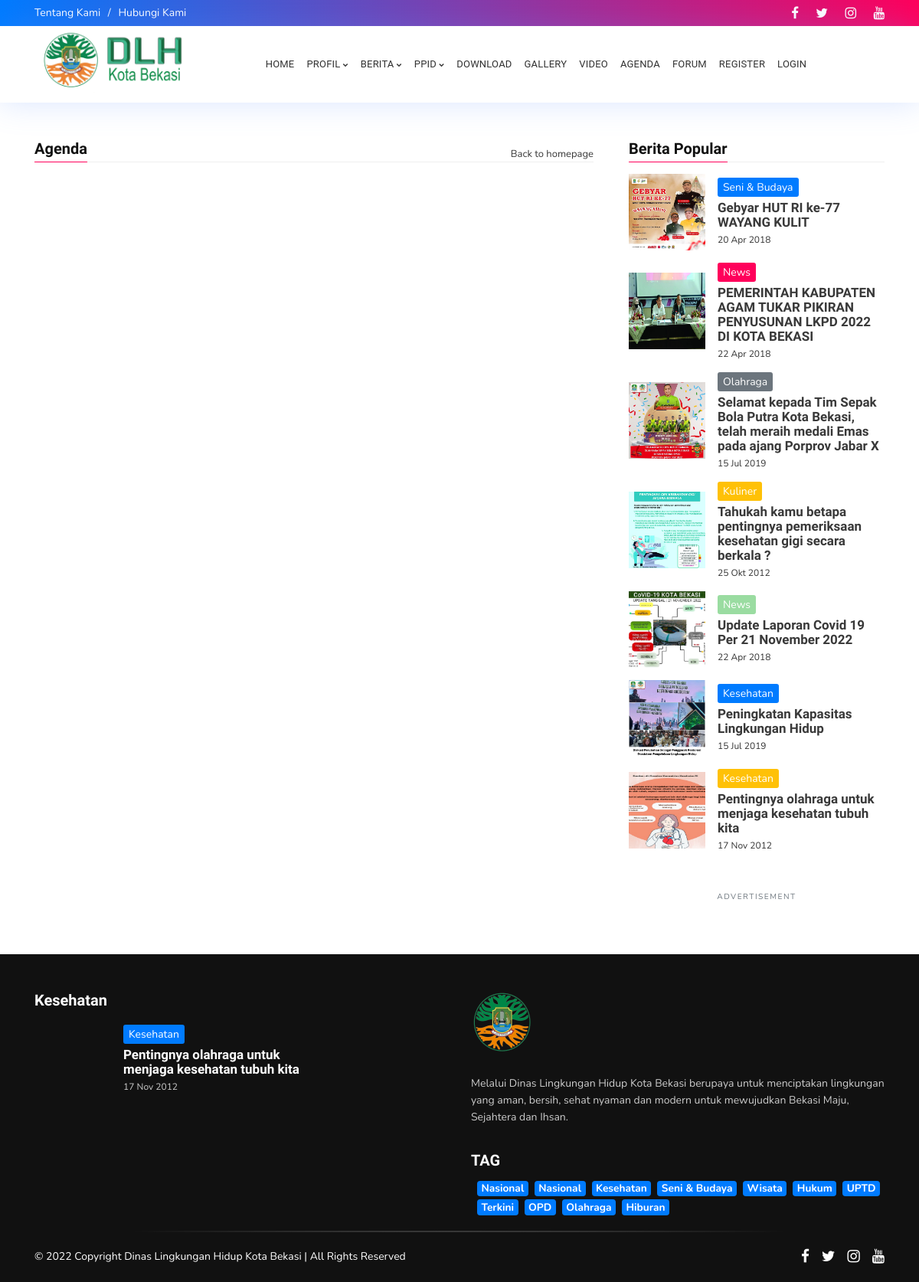
The page /index.php/agenda on the database its author committed.
### tables this page shows
CREATE TABLE `menu` (
  `id_menu` int(5) NOT NULL,
  `id_parent` int(5) NOT NULL DEFAULT '0',
  `nama_menu` varchar(255) NOT NULL,
  `link` varchar(100) NOT NULL,
  `aktif` enum('Ya','Tidak') NOT NULL DEFAULT 'Ya',
  `position` enum('Top','Bottom') DEFAULT 'Bottom',
  `urutan` int(3) NOT NULL
);

CREATE TABLE `logo` (
  `id_logo` int(5) NOT NULL,
  `gambar` varchar(100) NOT NULL
);

CREATE TABLE `berita` (
  `id_berita` int(5) NOT NULL,
  `id_kategori` int(5) NOT NULL,
  `username` varchar(30) NOT NULL,
  `judul` varchar(100) NOT NULL,
  `sub_judul` varchar(255) NOT NULL,
  `youtube` varchar(100) NOT NULL,
  `judul_seo` text NOT NULL,
  `headline` enum('Y','N') NOT NULL DEFAULT 'Y',
  `aktif` enum('Y','N') NOT NULL DEFAULT 'N',
  `utama` enum('Y','N') NOT NULL DEFAULT 'Y',
  `isi_berita` longtext NOT NULL,
  `keterangan_gambar` text NOT NULL,
  `hari` varchar(20) NOT NULL,
  `tanggal` date NOT NULL,
  `jam` time NOT NULL,
  `gambar` varchar(100) NOT NULL,
  `dibaca` int(5) NOT NULL DEFAULT '1',
  `tag` varchar(100) NOT NULL,
  `status` enum('Y','N') NOT NULL DEFAULT 'Y'
);

CREATE TABLE `kategori` (
  `id_kategori` int(5) NOT NULL,
  `nama_kategori` varchar(50) NOT NULL,
  `username` varchar(50) NOT NULL,
  `kategori_seo` varchar(100) NOT NULL,
  `aktif` enum('Y','N') NOT NULL DEFAULT 'Y',
  `sidebar` int(10) NOT NULL,
  `gambar_utama` text NOT NULL
);

CREATE TABLE `templates` (
  `id_templates` int(5) NOT NULL,
  `judul` varchar(100) NOT NULL,
  `username` varchar(50) NOT NULL,
  `pembuat` varchar(50) NOT NULL,
  `folder` varchar(50) NOT NULL,
  `aktif` enum('Y','N') NOT NULL DEFAULT 'N'
);

CREATE TABLE `identitas` (
  `id_identitas` int(5) NOT NULL,
  `nama_website` varchar(100) NOT NULL,
  `email` varchar(100) NOT NULL,
  `url` varchar(100) NOT NULL,
  `facebook` text NOT NULL,
  `rekening` varchar(100) NOT NULL,
  `no_telp` varchar(20) NOT NULL,
  `meta_deskripsi` varchar(250) NOT NULL,
  `meta_keyword` varchar(250) NOT NULL,
  `favicon` varchar(50) NOT NULL,
  `maps` text NOT NULL
);

CREATE TABLE `tag` (
  `id_tag` int(5) NOT NULL,
  `nama_tag` varchar(100) NOT NULL,
  `username` varchar(50) NOT NULL,
  `tag_seo` varchar(100) NOT NULL,
  `count` int(5) NOT NULL
);

### application/views/blackexpo-butterfly/widget/berita-popular.php (the view, shortened to what the rows shown need)
<div class="widget fbt_list_posts mb-5">
    <div class="widget-content">
        <?php
        $populer = $this->model_utama->view_join_two('berita','users','kategori','username','id_kategori',array('berita.status' => 'Y'),'dibaca','DESC',0,7);
        foreach ($populer->result_array() as $r2x):
            echo "<article class='post mb-3'>
                <div class='post-content media align-items-center'>
                    <div class='fbt-item-thumbnail clearfix'>
                        <a href='".base_url()."$r2x[judul_seo]'>";
                            if ($r2x['gambar'] ==''):
                                echo "<img alt='$r2x[judul]' class='post-thumbnail lazyloaded' data-src='".base_url()."asset/foto_berita/no-image.jpg'>";
                            else:
                                echo "<img alt='$r2x[judul]' class='post-thumbnail lazyloaded' data-src='".base_url()."/asset/foto_berita/$r2x[gambar]'>";
                            endif;
                        echo "</a>
                    </div>
                    <div class='ml-3 fbt-title-caption media-body'>
                        <span class='pp-post-tag'>$r2x[nama_kategori]</span>
                        <h3 class='post-title'>
                            <a href='".base_url()."$r2x[judul_seo]'>$r2x[judul]</a>
                        </h3>
                        <div class='post-meta'>
                            <span class='post-date published'>".tgl_indo($r2x['tanggal'])."</span>
                        </div>
                    </div>
                </div>
            </article>";
        endforeach;
        ?>
    </div>
</div>

### application/views/blackexpo-butterfly/header.php (shortened to what the rows shown need)
<div class="fbt-headline clearfix" id="headline">
    <div class="container">
        <div class="row align-items-center justify-content-between py-1 py-md-0">
            <div class="col-md-7 left-headline-content">
                <div class="fbt-left-headline" id="left-headline">
                    <ul class="nav justify-content-center justify-content-md-start">
                        <?php
                        $topmenu = $this->model_utama->view_where_ordering_limit('menu', array('position' => 'Top', 'aktif' => 'Ya'), 'urutan', 'ASC', 0, 5);
                        foreach ($topmenu->result_array() as $row) :
                            if (preg_match("/^http/", $row['link'])) :
                                echo "<li class='nav-item'><a class='nav-link' href='$row[link]'>$row[nama_menu]</a></li>";
                            else :
                                echo "<li class='nav-item'><a class='nav-link' href='" . base_url() . "$row[link]'>$row[nama_menu]</a></li>";
                            endif;
                        endforeach;
                        ?>
                    </ul>
                </div>
            </div>
        </div>
    </div>
</div>
<nav class="navbar navbar-expand-xl navbar-fbt fbt-nav-skin fbt_sticky_nav m-0">
    <div class="container nav-mobile-px clearfix">
        <div class="navbar-brand order-2 order-xl-1 m-auto">
            <a href="<?php echo base_url(); ?>">
                <?php
                $logo = $this->model_utama->view_ordering_limit('logo', 'id_logo', 'DESC', 0, 1);
                foreach ($logo->result_array() as $row) {
                    echo "<img src='" . base_url() . "asset/logo/$row[gambar]'/>";
                }
                ?>
        </div>
        <div class="collapse navbar-collapse order-4 order-xl-3 clearfix" id="navbar-menu">
            <ul class="navbar-nav m-auto clearfix">
                <?php
                $botm = $this->db->query("SELECT * FROM menu where id_parent='0' AND position = 'Bottom' AND aktif='Ya' ORDER BY urutan ASC");
                foreach ($botm->result_array() as $row) :
                    $dropdown = $this->db->query("SELECT * FROM menu WHERE id_parent='$row[id_menu]' AND aktif='Ya' ORDER BY urutan ASC")->num_rows();
                    if ($dropdown == 0) :
                        echo "<li class='nav-item'>
                                    <a  class='nav-link' href='" . base_url() . "$row[link]'>$row[nama_menu]</a>
                                </li>";
                    else :
                        echo "<li class='nav-item dropdown'>
                                    <a href='#' class='nav-link dropdown-toggle' aria-haspopup='true' aria-expanded='false' data-toggle='dropdown'>$row[nama_menu]</a>
                                    <div class='dropdown-menu'>";
                        echo "</div>
                                </li>";
                    endif;
                endforeach;
                ?>
            </ul>
        </div>
    </div>
</nav>

### application/views/blackexpo-butterfly/footer.php (shortened to what the rows shown need)
<div class="footer-dark footer-black pt-5" id="footer-content">
    <div class="container pb-4">
        <div class="row clearfix">
            <div class="col-lg-4">
                <div class="footer-1 section">
                    <div class="fbt_list_posts">
                        <?php
                        $r1y = $this->model_utama->view_where('kategori',array('sidebar' => 2))->row_array();
                        echo "<h4 class='title title-heading'>
                            $r1y[nama_kategori]
                        </h4>";
                        echo "<div class='widget-content'>";
                            $kategori2 = $this->model_utama->view_join_two('berita','users','kategori','username','id_kategori',array('berita.id_kategori' => $r1y['id_kategori'],'berita.status' => 'Y'),'id_berita','DESC',4,2);
                            foreach ($kategori2->result_array() as $r4m):
                                echo "<article class='post mb-3'>
                                    <div class='post-content media align-items-center'>
                                        <div class='fbt-item-thumbnail clearfix'>
                                            <a href='".base_url()."$r3m[judul_seo]'>";
                                                if ($r4m['gambar'] ==''):
                                                    echo "<img alt='$r4m[judul]' class='post-thumbnail lazyloaded' data-src='".base_url()."asset/foto_berita/no-image.jpg'>";
                                                else:
                                                    echo "<img alt='$r4m[judul]' class='post-thumbnail lazyloaded' data-src='".base_url()."/asset/foto_berita/$r4m[gambar]'>";
                                                endif;
                                            echo "</a>
                                        </div>
                                        <div class='ml-3 fbt-title-caption media-body'>
                                            <span class='pp-post-tag'>$r4m[nama_kategori]</span>
                                            <h3 class='post-title'>
                                                <a href='".base_url()."$r4m[judul_seo]'>
                                                    $r4m[judul]
                                                </a>
                                            </h3>
                                            <div class='post-meta'>
                                                <span class='post-date published'>".tgl_indo($r4m['tanggal'])."</span>
                                            </div>
                                        </div>
                                    </div>
                                </article>";
                            endforeach;
                        ?>
                        </div>
                    </div>
                </div>
            </div>
            <div class="col-lg-6 ml-lg-auto">
                <div class="row">
                    <div class="col-lg-12 mb-3">
                        <div class="footer-2 section">
                            <div class="logoImage">
                                <div class="widget-content">
                                    <img alt="" src="<?php echo base_url(); ?>template/<?php echo template(); ?>/images/dlh78.png">
                                </div>
                            </div>
                            <div class="widget Text">
                                <div class="widget-content">
                                    <p><?php
                                    $iden = $this->model_utama->view('identitas')->row_array();
                                    echo $iden['meta_deskripsi']; ?></p>
                                </div>
                            </div>
                        </div>
                    </div>
                    <div class="col-lg-12">
                        <div class="footer-5 section">
                            <div class="widget">
                                <div class="widget-content list-label-widget-content">
                                    <?php
                                    $tag = $this->model_utama->view_ordering_limit('tag','id_tag','RANDOM',0,50);
                                    foreach ($tag->result_array() as $row):
                                        echo "<a class='badge badge-primary ml-2 mb-1' href='".base_url()."tag/detail/$row[tag_seo]' >$row[nama_tag]</a>";
                                    endforeach;
                                    ?>
                                </div>
                            </div>
                        </div>
                    </div>
                </div>
            </div>
        </div>
    </div>
</div>

### rows shown on the page
menu: nama_menu "Tentang Kami"
menu: nama_menu "Hubungi Kami"
logo: gambar (picture)
menu: nama_menu "PROFIL"
menu: nama_menu "BERITA"
menu: nama_menu "PPID"
menu: nama_menu "DOWNLOAD"
menu: nama_menu "GALLERY"
menu: nama_menu "VIDEO"
menu: nama_menu "AGENDA"
menu: nama_menu "FORUM"
menu: nama_menu "REGISTER"
menu: nama_menu "LOGIN"
berita: gambar (picture), id_kategori.nama_kategori "Seni & Budaya", judul "Gebyar HUT RI ke-77 WAYANG KULIT", tanggal "20 Apr 2018"
berita: gambar (picture), id_kategori.nama_kategori "News", judul "PEMERINTAH KABUPATEN AGAM TUKAR PIKIRAN PENYUSUNAN LKPD 2022 DI KOTA BEKASI", tanggal "22 Apr 2018"
berita: gambar (picture), id_kategori.nama_kategori "Olahraga", judul "Selamat kepada Tim Sepak Bola Putra Kota Bekasi, telah meraih medali Emas pada ajang Porprov Jabar X", tanggal "15 Jul 2019"
berita: gambar (picture), id_kategori.nama_kategori "Kuliner", judul "Tahukah kamu betapa pentingnya pemeriksaan kesehatan gigi secara berkala ?", tanggal "25 Okt 2012"
berita: gambar (picture), id_kategori.nama_kategori "News", judul "Update Laporan Covid 19 Per 21 November 2022", tanggal "22 Apr 2018"
berita: gambar (picture), id_kategori.nama_kategori "Kesehatan", judul "Peningkatan Kapasitas Lingkungan Hidup", tanggal "15 Jul 2019"
berita: gambar (picture), id_kategori.nama_kategori "Kesehatan", judul "Pentingnya olahraga untuk menjaga kesehatan tubuh kita", tanggal "17 Nov 2012"
kategori: nama_kategori "Kesehatan"
templates: folder (picture)
identitas: meta_deskripsi "Melalui Dinas Lingkungan Hidup Kota Bekasi berupaya untuk menciptakan lingkungan yang aman, bersih, sehat nyaman dan modern untuk mewujudkan Bekasi Maju, Sejahtera dan Ihsan."
tag: nama_tag "Nasional"
tag: nama_tag "Nasional"
tag: nama_tag "Kesehatan"
tag: nama_tag "Seni & Budaya"
tag: nama_tag "Wisata"
tag: nama_tag "Hukum"
tag: nama_tag "UPTD"
tag: nama_tag "Terkini"
tag: nama_tag "OPD"
tag: nama_tag "Olahraga"
tag: nama_tag "Hiburan"
